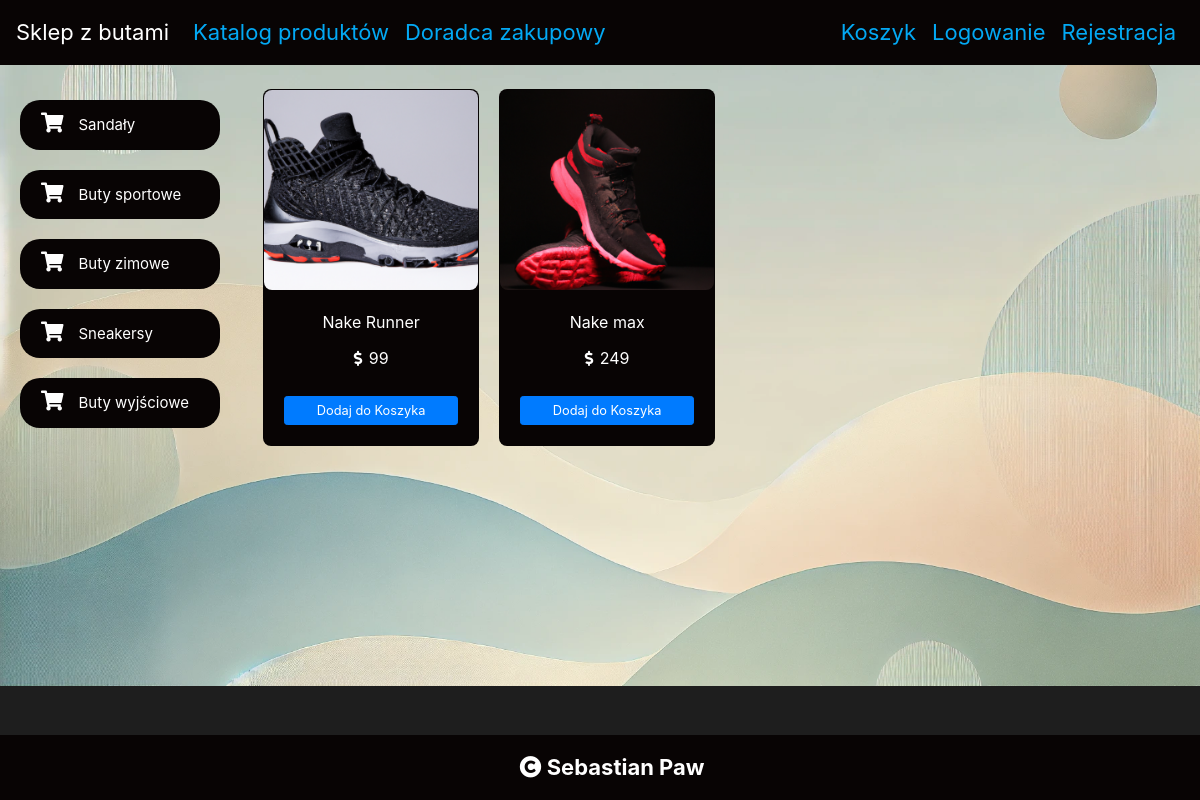
The app's page /?category=2 with its own data.
### frontend/models.py (models this page shows, shortened)
class Category(models.Model):
    class Meta:
        verbose_name_plural = "Categories"
    name = models.CharField(max_length=200, blank=False)
    def __str__(self):
        return self.name

class Product(models.Model):
    name = models.CharField(max_length=200, blank=False)
    price = models.IntegerField(default=0, blank=False)
    category = models.ForeignKey(Category, on_delete=models.CASCADE, blank=True)
    description = models.TextField(max_length=600, blank=False, default='---')
    image = models.ImageField(null=True, default='default.jpg', blank=True)
    stock = models.IntegerField(default=0, blank=False)
    tags = TaggableManager()

### frontend/views.py (the view)
# urls.py: path('', views.homePage, name='home'),
def homePage(request):
    products = None
    categories = Category.objects.all()
    category_id = request.GET.get('category')
    if category_id:
        products = Product.objects.filter(category=category_id)
    else:
        products = Product.objects.filter(category=1)
    context = {'products': products, 'categories': categories}
    return render(request, 'frontend/home.html', context)

### frontend/templates/frontend/home.html (shortened to what this page needs)
{% extends 'frontend/base.html' %}
{% block content %}
<div class="container mt-4">
    <div class="row">
        <div class="col-lg-3">
            <div class="list-group" id="myList">
                {% for category in categories %}
                <a href="/?category={{category.id}}" class="list-group-item text-white" style="background-color:#080404;margin-bottom: 20px;border-radius: 20px;">
                    <i class="fa fa-shopping-cart" style="margin-right: 15px; font-size: 20px;"></i>{{category.name}}</a>
                {% endfor %}
            </div>
        </div>
        <div id="products" class="col-lg-8">
            <div class="row mx-auto" style="display: grid; grid-template-columns: repeat(3, 1fr); gap: 20px; justify-content: center;">
                {% for product in products %}
                <div class="card mb-4" style="width: 13.5rem; background-color: #080404;">
                    <a href="#{{product.name}}" data-toggle="modal">
                        <img src="{{product.image.url}}" class="card-img-top hover_img"></a>
                    <div class="card-body text-white d-flex flex-column justify-content-between">
                        <p class="card-title">{{product.name}}</p>
                        <p class="card-text"><i class="fas fa-dollar-sign" style="margin-right: 2px; font-size: 15px;"></i>
                        {{product.price}}</p>
                        <a href="{% url 'frontend:add_to_cart' product.id %}" class="btn btn-primary btn-sm">Dodaj do Koszyka</a>
                    </div>
                </div>
                {% endfor %}
            </div>
        </div>
    </div>
</div>
{% endblock %}

### frontend/static/frontend/style.css (style rules this page uses)
a { font-size: 15px; color: #03A9F4; }
body { background-color: #1E1E1E; background-image: url("calm.webp"); background-repeat: no-repeat; background-size: cover; color: white; padding-bottom: 50px; }
.list-group { position: fixed; top: 100px; left: 20px; width: 200px; }
#products { display: grid; grid-template-columns: repeat(auto-fit, minmax(250px, 1fr)); gap: 20px; justify-content: center; margin: 0 auto; }
.card { border-radius: 8px; background-color: #080404; color: white; }
.card img { height: 200px; width: 100%; object-fit: cover; border-radius: 8px; }
.card-body { display: flex; flex-direction: column; justify-content: space-between; text-align: center; }
.btn-sm { font-size: 0.8rem; padding: 4px 8px; margin-top: 10px; }
.hover_img { transition: transform .5s ease; }
.container { display: flex; }

### records on screen
Category: name "Sandały"
Category: name "Buty sportowe"
Category: name "Buty zimowe"
Category: name "Sneakersy"
Category: name "Buty wyjściowe"
Product: image (picture), name "Nake Runner", price "99"
Product: image (picture), name "Nake max", price "249"
